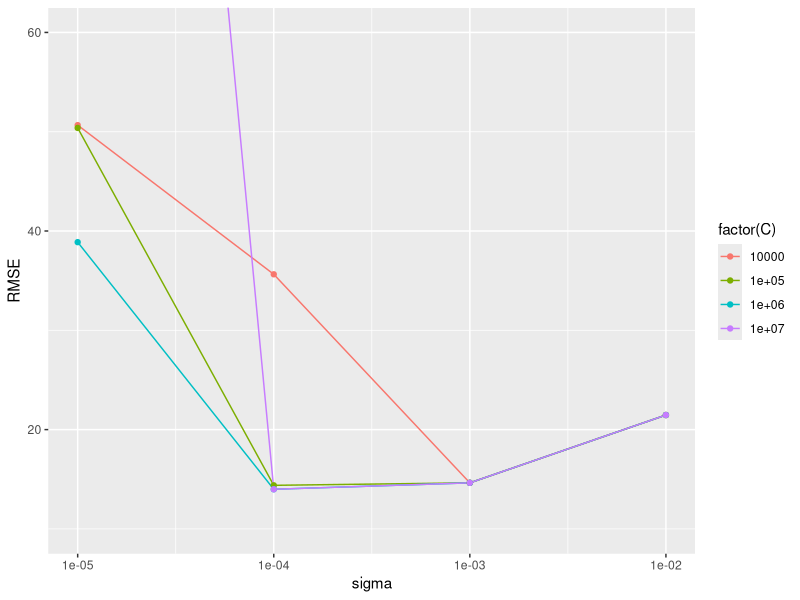

This figure's R source:

library(caret)
library(kernlab)
library(dplyr)
library(ggplot2)

data <- read.csv(file="Ass4Data.csv")
rownames(data) <- data$ID
data$ID <- NULL
#data$BloodType <- NULL

summary(data)

trControl <- trainControl("cv", number = 10, timingSamps = 100)  # shared cross validation specification

method = "svmRadial"

tune_grid <- expand.grid(nrounds = 200,
                         max_depth = 5,
                         eta = 0.05,
                         gamma = 0.01,
                         colsample_bytree = 0.75,
                         min_child_weight = 0,
                         subsample = 0.5)

mods <- caret::train(Y ~ ., data = data, method = method, metric = "RMSE",
                     trControl = trControl,
                     tuneGrid = expand.grid(C = 10^seq(4,7), sigma = 10^seq(-2,-5))
) 

mods$bestTune

ggplot(filter(mods$results, C < 1E8)) +
  geom_line(aes(sigma, RMSE, col=factor(C))) +
  geom_point(aes(sigma, RMSE, col=factor(C))) + 
  scale_x_continuous(trans='log10') +coord_cartesian(ylim = c(10, 60))

filter(mods$results, sigma == 1e-4)

m2 <- train(Y~., data = data, method = "lm", trControl = trControl)

res <- resamples(list(t=mods, l=m2))
